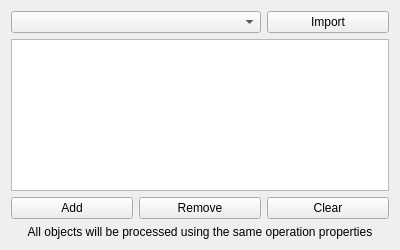
<?xml version="1.0" encoding="UTF-8"?>
<ui version="4.0">
 <class>Form</class>
 <widget class="QWidget" name="Form">
  <property name="geometry">
   <rect>
    <x>0</x>
    <y>0</y>
    <width>400</width>
    <height>250</height>
   </rect>
  </property>
  <property name="sizePolicy">
   <sizepolicy hsizetype="Preferred" vsizetype="Expanding">
    <horstretch>0</horstretch>
    <verstretch>0</verstretch>
   </sizepolicy>
  </property>
  <property name="windowTitle">
   <string>Form</string>
  </property>
  <property name="windowIcon">
   <iconset resource="../Path.qrc">
    <normaloff>:/icons/Path-BaseGeometry.svg</normaloff>:/icons/Path-BaseGeometry.svg</iconset>
  </property>
  <layout class="QVBoxLayout" name="verticalLayout">
   <item>
    <layout class="QGridLayout" name="gridLayout">
     <item row="0" column="2">
      <widget class="QPushButton" name="geometryImportButton">
       <property name="text">
        <string>Import</string>
       </property>
      </widget>
     </item>
     <item row="2" column="1">
      <widget class="QPushButton" name="deleteBase">
       <property name="toolTip">
        <string>&lt;html&gt;&lt;head/&gt;&lt;body&gt;&lt;p&gt;Remove the selected list items from the list of base geometries. The operation will not be applied to them.&lt;/p&gt;&lt;/body&gt;&lt;/html&gt;</string>
       </property>
       <property name="text">
        <string>Remove</string>
       </property>
      </widget>
     </item>
     <item row="0" column="0" colspan="2">
      <widget class="QComboBox" name="geometryImportList">
       <property name="sizePolicy">
        <sizepolicy hsizetype="Expanding" vsizetype="Fixed">
         <horstretch>0</horstretch>
         <verstretch>0</verstretch>
        </sizepolicy>
       </property>
       <property name="toolTip">
        <string>&lt;html&gt;&lt;head/&gt;&lt;body&gt;&lt;p&gt;List of operations with Base Geometry in current Job.&lt;/p&gt;&lt;/body&gt;&lt;/html&gt;</string>
       </property>
      </widget>
     </item>
     <item row="1" column="0" colspan="3">
      <widget class="QListWidget" name="baseList">
       <property name="enabled">
        <bool>true</bool>
       </property>
       <property name="sizePolicy">
        <sizepolicy hsizetype="Expanding" vsizetype="Expanding">
         <horstretch>0</horstretch>
         <verstretch>0</verstretch>
        </sizepolicy>
       </property>
       <property name="toolTip">
        <string>&lt;html&gt;&lt;head/&gt;&lt;body&gt;&lt;p&gt;Select one or more features in the 3d view and press 'Add' to add them as the base items for this operation.&lt;/p&gt;&lt;p&gt;&lt;br/&gt;&lt;/p&gt;&lt;p&gt;Selected features can be deleted entirely.&lt;/p&gt;&lt;/body&gt;&lt;/html&gt;</string>
       </property>
       <property name="selectionMode">
        <enum>QAbstractItemView::MultiSelection</enum>
       </property>
      </widget>
     </item>
     <item row="2" column="2">
      <widget class="QPushButton" name="clearBase">
       <property name="toolTip">
        <string>&lt;html&gt;&lt;head/&gt;&lt;body&gt;&lt;p&gt;Clears list of base geometries.&lt;/p&gt;&lt;/body&gt;&lt;/html&gt;</string>
       </property>
       <property name="text">
        <string>Clear</string>
       </property>
      </widget>
     </item>
     <item row="2" column="0">
      <widget class="QPushButton" name="addBase">
       <property name="toolTip">
        <string>&lt;html&gt;&lt;head/&gt;&lt;body&gt;&lt;p&gt;Add selected features to the list of base geometries for this operation.&lt;/p&gt;&lt;/body&gt;&lt;/html&gt;</string>
       </property>
       <property name="text">
        <string>Add</string>
       </property>
      </widget>
     </item>
     <item row="3" column="0" colspan="3">
      <widget class="QLabel" name="label">
       <property name="text">
        <string>All objects will be processed using the same operation properties</string>
       </property>
       <property name="alignment">
        <set>Qt::AlignCenter</set>
       </property>
       <property name="wordWrap">
        <bool>true</bool>
       </property>
      </widget>
     </item>
    </layout>
   </item>
   <item>
    <spacer name="verticalSpacer">
     <property name="orientation">
      <enum>Qt::Vertical</enum>
     </property>
     <property name="sizeHint" stdset="0">
      <size>
       <width>20</width>
       <height>40</height>
      </size>
     </property>
    </spacer>
   </item>
  </layout>
 </widget>
 <tabstops>
  <tabstop>baseList</tabstop>
  <tabstop>addBase</tabstop>
  <tabstop>deleteBase</tabstop>
  <tabstop>clearBase</tabstop>
 </tabstops>
 <resources>
  <include location="../Path.qrc"/>
 </resources>
 <connections/>
</ui>
